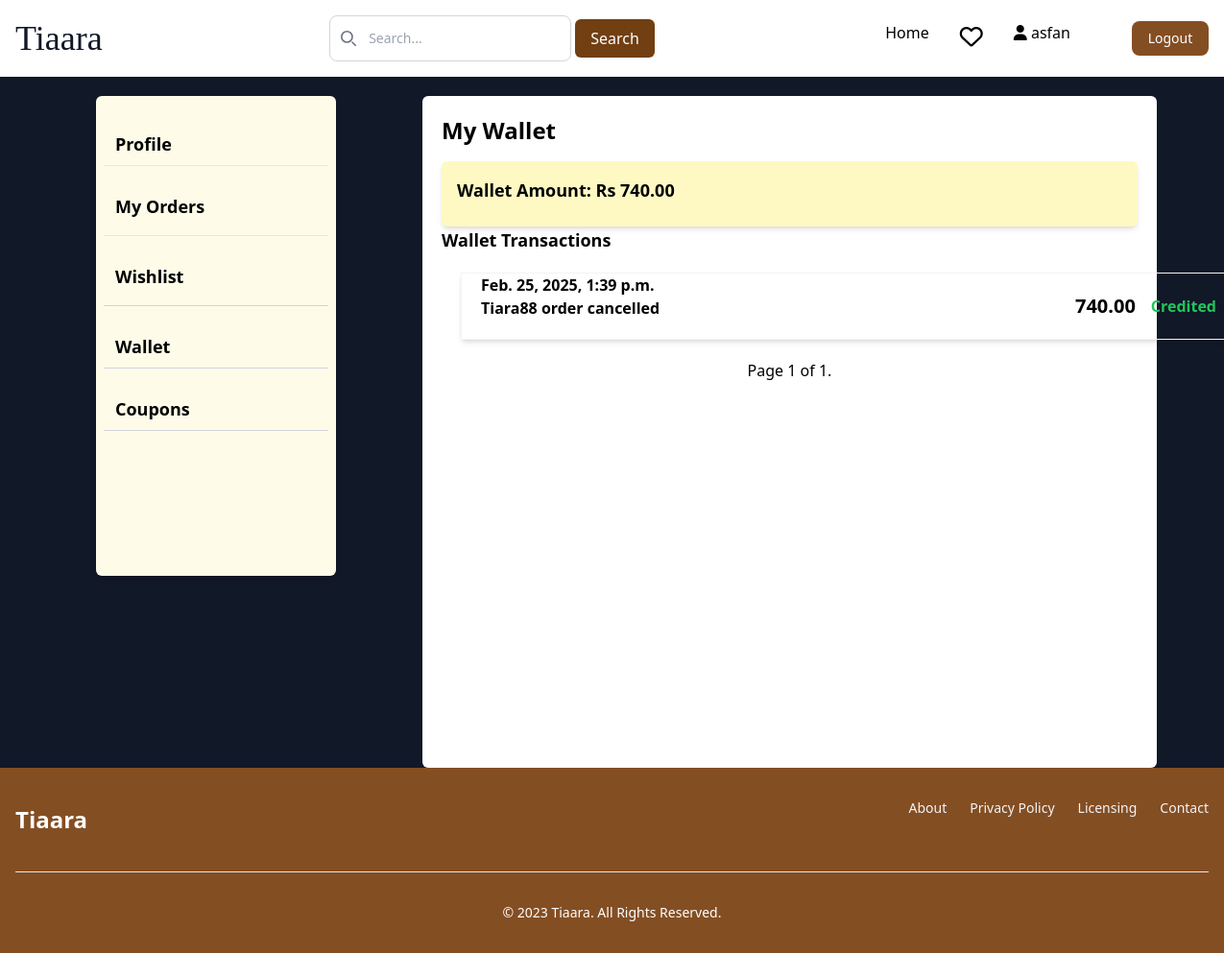
Before: /userdetails/wallet/ (signed in) with the older database file.
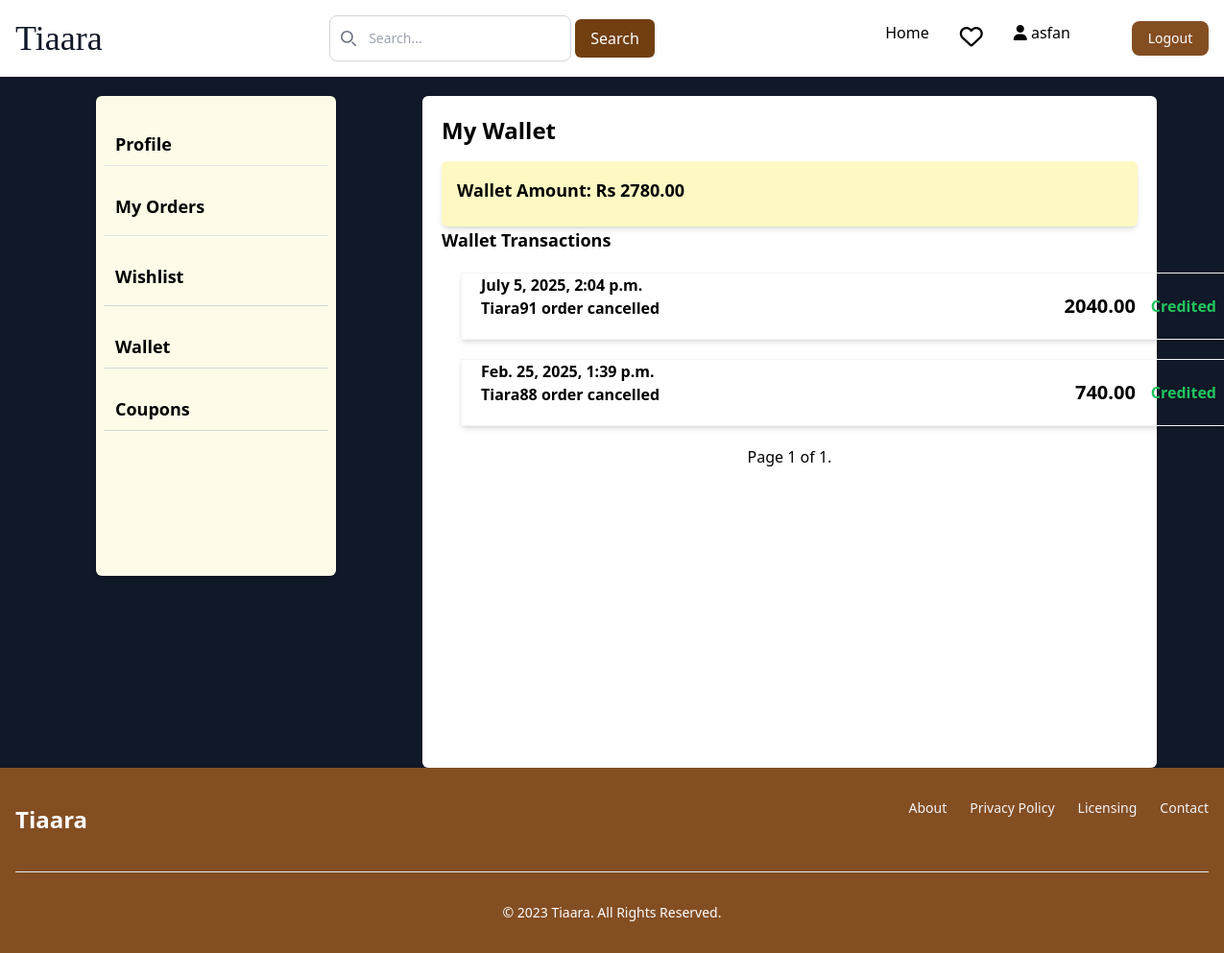
After: the same page with the newer database file.
### userdetails/models.py (models this page shows)
class Wallet(models.Model):
    user=models.OneToOneField(Custom_user, on_delete=models.CASCADE)
    balance=models.DecimalField(default=0, max_digits=10,decimal_places=2)

class WalletTransaction(models.Model):
    user = models.ForeignKey(Custom_user, on_delete=models.CASCADE)
    amount = models.DecimalField(max_digits=10, decimal_places=2)
    transaction_type = models.CharField(max_length=20, choices=[('debit', 'Debit'), ('credit', 'Credit')])
    timestamp = models.DateTimeField(auto_now_add=True)
    transaction_details=models.CharField(max_length=20, default=None)

### userdetails/views.py (the view)
# urls.py: path('wallet/',views.wallet, name="wallet"),
@login_required(login_url='login')
def wallet(request):
    wallets = Wallet.objects.get(user=request.user)
    all_transactions = WalletTransaction.objects.filter(user=request.user).order_by('-timestamp')
    paginator = Paginator(all_transactions, 5)  # Show 10 transactions per page
    page_number = request.GET.get('page')
    try:
        transactions = paginator.page(page_number)
    except PageNotAnInteger:
        transactions = paginator.page(1)
    except EmptyPage:
        transactions = paginator.page(paginator.num_pages)
    return render(request, 'user/wallet.html', {'wallets': wallets, 'transactions':transactions})

### templates/user/wallet.html (shortened to what this page needs)
  {% extends 'base.html' %}
  {% block content %}
  {% include 'profile.html' %}
  {% if wallets %}
  <div class="container mx-auto p-5 rounded-md mt-5 bg-white" style="width:60%; height:700px">
    <h2 class="text-2xl font-bold mb-4">My Wallet</h2>
    <div class="bg-yellow-100 p-4 rounded-md shadow-md max-w-screen-md " >
      <div class="flex flex-col">
        <p class="text-lg mb-2 font-semibold">Wallet Amount: <span class="ml-auto">Rs {{wallets.balance}}</span></p>
    </div>
  {% endif %}
</div>
  <h1 class="text-lg font-semibold">Wallet Transactions</h1>
            {% for transaction in transactions %}
            <div class="w-3/4 m-5 border border-gray-100 font-semibold shadow-md flex justify-between" style="width:800px; height:70px;">
              <div>
              <p class="ml-5">{{ transaction.timestamp }}</p>
              <p class="font-semibold ml-5 ">{{order.id}} {{ transaction.transaction_details }}</p>
            </div>
            <div class="flex items-center m-3 space-x-4">
                  <p class="text-xl font-semibold ">{{ transaction.amount }}</p>
                  <br>
                  {% if transaction.transaction_type == 'debit' %}
                      <p class="text-red-500 ml-2 font-semibold">Debited</p>
                  {% else %}
                      <p class="text-green-500 ml-2 font-semibold">Credited</p>
                  {% endif %}
              </div>
          </div>
        {% endfor %}
        <div class="flex justify-center mt-5">
        <div class="pagination">
          <span class="step-links">
              <span class="current">
                  Page {{ transactions.number }} of {{ transactions.paginator.num_pages }}.
              </span>
          </span>
      </div>
  </div>
</div>
</div>
  {% endblock content%}

Changed rows visible on the page:
changed Wallet: balance "740.00" → "2780.00"
added WalletTransaction: transaction_type "Credited"
